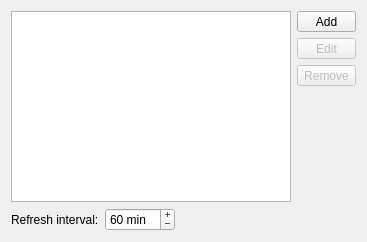
<?xml version="1.0" encoding="UTF-8"?>
<ui version="4.0">
 <class>Locator::Internal::SettingsWidget</class>
 <widget class="QWidget" name="Locator::Internal::SettingsWidget">
  <property name="geometry">
   <rect>
    <x>0</x>
    <y>0</y>
    <width>367</width>
    <height>242</height>
   </rect>
  </property>
  <property name="windowTitle">
   <string>Configure Filters</string>
  </property>
  <layout class="QGridLayout" name="gridLayout">
   <item row="0" column="0">
    <widget class="QListWidget" name="filterList">
     <property name="font">
      <font/>
     </property>
    </widget>
   </item>
   <item row="0" column="1">
    <layout class="QVBoxLayout">
     <item>
      <widget class="QToolButton" name="addButton">
       <property name="sizePolicy">
        <sizepolicy hsizetype="Preferred" vsizetype="Preferred">
         <horstretch>0</horstretch>
         <verstretch>0</verstretch>
        </sizepolicy>
       </property>
       <property name="text">
        <string>Add</string>
       </property>
       <property name="icon">
        <iconset resource="../coreplugin/core.qrc">
         <normaloff>:/core/images/plus-16.png</normaloff>:/core/images/plus-16.png</iconset>
       </property>
      </widget>
     </item>
     <item>
      <widget class="QToolButton" name="editButton">
       <property name="enabled">
        <bool>false</bool>
       </property>
       <property name="sizePolicy">
        <sizepolicy hsizetype="Preferred" vsizetype="Preferred">
         <horstretch>0</horstretch>
         <verstretch>0</verstretch>
        </sizepolicy>
       </property>
       <property name="text">
        <string>Edit</string>
       </property>
       <property name="icon">
        <iconset resource="../coreplugin/core.qrc">
         <normaloff>:/core/images/edit.png</normaloff>:/core/images/edit.png</iconset>
       </property>
      </widget>
     </item>
     <item>
      <widget class="QToolButton" name="removeButton">
       <property name="enabled">
        <bool>false</bool>
       </property>
       <property name="sizePolicy">
        <sizepolicy hsizetype="Preferred" vsizetype="Preferred">
         <horstretch>0</horstretch>
         <verstretch>0</verstretch>
        </sizepolicy>
       </property>
       <property name="text">
        <string>Remove</string>
       </property>
       <property name="icon">
        <iconset resource="../coreplugin/core.qrc">
         <normaloff>:/core/images/minus-16.png</normaloff>:/core/images/minus-16.png</iconset>
       </property>
      </widget>
     </item>
     <item>
      <spacer>
       <property name="orientation">
        <enum>Qt::Vertical</enum>
       </property>
       <property name="sizeHint" stdset="0">
        <size>
         <width>20</width>
         <height>40</height>
        </size>
       </property>
      </spacer>
     </item>
    </layout>
   </item>
   <item row="1" column="0" colspan="2">
    <layout class="QHBoxLayout">
     <item>
      <widget class="QLabel" name="refreshIntervalLabel">
       <property name="text">
        <string>Refresh interval:</string>
       </property>
      </widget>
     </item>
     <item>
      <widget class="QSpinBox" name="refreshInterval">
       <property name="frame">
        <bool>true</bool>
       </property>
       <property name="buttonSymbols">
        <enum>QAbstractSpinBox::PlusMinus</enum>
       </property>
       <property name="suffix">
        <string> min</string>
       </property>
       <property name="maximum">
        <number>320</number>
       </property>
       <property name="singleStep">
        <number>5</number>
       </property>
       <property name="value">
        <number>60</number>
       </property>
      </widget>
     </item>
     <item>
      <spacer>
       <property name="orientation">
        <enum>Qt::Horizontal</enum>
       </property>
       <property name="sizeHint" stdset="0">
        <size>
         <width>40</width>
         <height>20</height>
        </size>
       </property>
      </spacer>
     </item>
    </layout>
   </item>
  </layout>
 </widget>
 <resources>
  <include location="../coreplugin/core.qrc"/>
 </resources>
 <connections/>
</ui>
